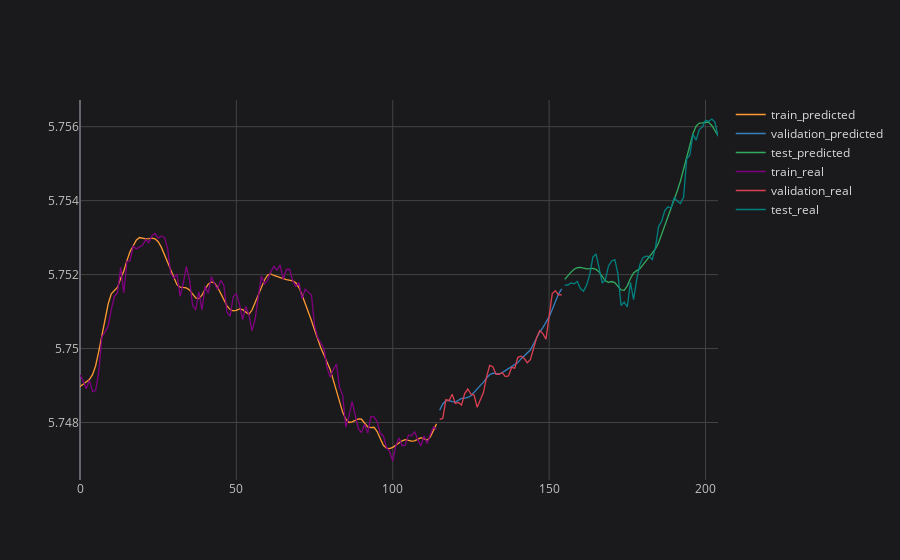

Write notebook code for a chart like this one.
### Code cell
# plotting final result
plot_ticker = 'MSFT'
plot_feature = 'Close'

pd.DataFrame.from_dict(final_prediction_results[plot_ticker][plot_feature]).iplot(title=f'{plot_ticker} {plot_feature} {plot_imf}', layout=space)

### Figure 1 — Plotly figure (JSON) as saved in the notebook; plotly's stock layout.template omitted (floating-point values rounded to 4 significant figures; data arrays with more than 128 entries replaced by an {"elided": "..."} marker saying what was removed)
{"data": [{"line": {"color": "rgba(255, 153, 51, 1.0)", "dash": "solid", "shape": "linear", "width": 1.3}, "mode": "lines", "name": "train_predicted", "text": "", "type": "scatter", "x": {"elided": "205 int values"}, "y": {"elided": "205 mixed values"}}, {"line": {"color": "rgba(55, 128, 191, 1.0)", "dash": "solid", "shape": "linear", "width": 1.3}, "mode": "lines", "name": "validation_predicted", "text": "", "type": "scatter", "x": {"elided": "205 int values"}, "y": {"elided": "205 mixed values"}}, {"line": {"color": "rgba(50, 171, 96, 1.0)", "dash": "solid", "shape": "linear", "width": 1.3}, "mode": "lines", "name": "test_predicted", "text": "", "type": "scatter", "x": {"elided": "205 int values"}, "y": {"elided": "205 mixed values"}}, {"line": {"color": "rgba(128, 0, 128, 1.0)", "dash": "solid", "shape": "linear", "width": 1.3}, "mode": "lines", "name": "train_real", "text": "", "type": "scatter", "x": {"elided": "205 int values"}, "y": {"elided": "205 mixed values"}}, {"line": {"color": "rgba(219, 64, 82, 1.0)", "dash": "solid", "shape": "linear", "width": 1.3}, "mode": "lines", "name": "validation_real", "text": "", "type": "scatter", "x": {"elided": "205 int values"}, "y": {"elided": "205 mixed values"}}, {"line": {"color": "rgba(0, 128, 128, 1.0)", "dash": "solid", "shape": "linear", "width": 1.3}, "mode": "lines", "name": "test_real", "text": "", "type": "scatter", "x": {"elided": "205 int values"}, "y": {"elided": "205 mixed values"}}], "layout": {"legend": {"bgcolor": "#1A1A1C", "font": {"color": "#D9D9D9", "size": 12}}, "paper_bgcolor": "#1A1A1C", "plot_bgcolor": "#1A1A1C", "title": {"font": {"color": "#D9D9D9"}, "x": 0.5}, "xaxis": {"gridcolor": "#434343", "showgrid": true, "tickfont": {"color": "#C2C2C2", "size": 12}, "title": {"font": {"color": "#D9D9D9"}}, "zerolinecolor": "#666570"}, "yaxis": {"gridcolor": "#434343", "showgrid": true, "tickfont": {"color": "#C2C2C2", "size": 12}, "title": {"font": {"color": "#D9D9D9"}}, "zerolinecolor": "#666570"}}}
